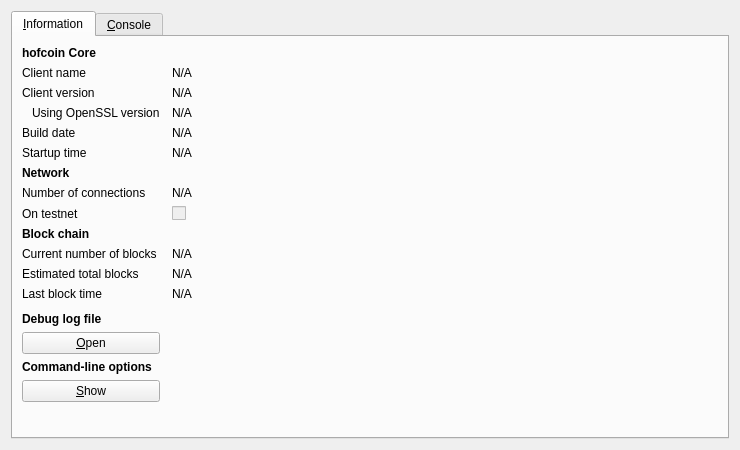
<?xml version="1.0" encoding="UTF-8"?>
<ui version="4.0">
 <class>RPCConsole</class>
 <widget class="QDialog" name="RPCConsole">
  <property name="geometry">
   <rect>
    <x>0</x>
    <y>0</y>
    <width>740</width>
    <height>450</height>
   </rect>
  </property>
  <property name="windowTitle">
   <string>hofcoin - Debug window</string>
  </property>
  <layout class="QVBoxLayout" name="verticalLayout_2">
   <item>
    <widget class="QTabWidget" name="tabWidget">
     <property name="currentIndex">
      <number>0</number>
     </property>
     <widget class="QWidget" name="tab_info">
      <attribute name="title">
       <string>&amp;Information</string>
      </attribute>
      <layout class="QGridLayout" name="gridLayout" columnstretch="0,1">
       <property name="horizontalSpacing">
        <number>12</number>
       </property>
       <item row="0" column="0">
        <widget class="QLabel" name="label_9">
         <property name="font">
          <font>
           <weight>75</weight>
           <bold>true</bold>
          </font>
         </property>
         <property name="text">
          <string>hofcoin Core</string>
         </property>
        </widget>
       </item>
       <item row="1" column="0">
        <widget class="QLabel" name="label_5">
         <property name="text">
          <string>Client name</string>
         </property>
        </widget>
       </item>
       <item row="1" column="1">
        <widget class="QLabel" name="clientName">
         <property name="cursor">
          <cursorShape>IBeamCursor</cursorShape>
         </property>
         <property name="text">
          <string>N/A</string>
         </property>
         <property name="textFormat">
          <enum>Qt::PlainText</enum>
         </property>
         <property name="textInteractionFlags">
          <set>Qt::LinksAccessibleByMouse|Qt::TextSelectableByKeyboard|Qt::TextSelectableByMouse</set>
         </property>
        </widget>
       </item>
       <item row="2" column="0">
        <widget class="QLabel" name="label_6">
         <property name="text">
          <string>Client version</string>
         </property>
        </widget>
       </item>
       <item row="2" column="1">
        <widget class="QLabel" name="clientVersion">
         <property name="cursor">
          <cursorShape>IBeamCursor</cursorShape>
         </property>
         <property name="text">
          <string>N/A</string>
         </property>
         <property name="textFormat">
          <enum>Qt::PlainText</enum>
         </property>
         <property name="textInteractionFlags">
          <set>Qt::LinksAccessibleByMouse|Qt::TextSelectableByKeyboard|Qt::TextSelectableByMouse</set>
         </property>
        </widget>
       </item>
       <item row="3" column="0">
        <widget class="QLabel" name="label_14">
         <property name="text">
          <string>Using OpenSSL version</string>
         </property>
         <property name="indent">
          <number>10</number>
         </property>
        </widget>
       </item>
       <item row="3" column="1">
        <widget class="QLabel" name="openSSLVersion">
         <property name="cursor">
          <cursorShape>IBeamCursor</cursorShape>
         </property>
         <property name="text">
          <string>N/A</string>
         </property>
         <property name="textFormat">
          <enum>Qt::PlainText</enum>
         </property>
         <property name="textInteractionFlags">
          <set>Qt::LinksAccessibleByMouse|Qt::TextSelectableByKeyboard|Qt::TextSelectableByMouse</set>
         </property>
        </widget>
       </item>
       <item row="4" column="0">
        <widget class="QLabel" name="label_12">
         <property name="text">
          <string>Build date</string>
         </property>
        </widget>
       </item>
       <item row="4" column="1">
        <widget class="QLabel" name="buildDate">
         <property name="cursor">
          <cursorShape>IBeamCursor</cursorShape>
         </property>
         <property name="text">
          <string>N/A</string>
         </property>
         <property name="textFormat">
          <enum>Qt::PlainText</enum>
         </property>
         <property name="textInteractionFlags">
          <set>Qt::LinksAccessibleByMouse|Qt::TextSelectableByKeyboard|Qt::TextSelectableByMouse</set>
         </property>
        </widget>
       </item>
       <item row="5" column="0">
        <widget class="QLabel" name="label_13">
         <property name="text">
          <string>Startup time</string>
         </property>
        </widget>
       </item>
       <item row="5" column="1">
        <widget class="QLabel" name="startupTime">
         <property name="cursor">
          <cursorShape>IBeamCursor</cursorShape>
         </property>
         <property name="text">
          <string>N/A</string>
         </property>
         <property name="textFormat">
          <enum>Qt::PlainText</enum>
         </property>
         <property name="textInteractionFlags">
          <set>Qt::LinksAccessibleByMouse|Qt::TextSelectableByKeyboard|Qt::TextSelectableByMouse</set>
         </property>
        </widget>
       </item>
       <item row="6" column="0">
        <widget class="QLabel" name="label_11">
         <property name="font">
          <font>
           <weight>75</weight>
           <bold>true</bold>
          </font>
         </property>
         <property name="text">
          <string>Network</string>
         </property>
        </widget>
       </item>
       <item row="7" column="0">
        <widget class="QLabel" name="label_7">
         <property name="text">
          <string>Number of connections</string>
         </property>
        </widget>
       </item>
       <item row="7" column="1">
        <widget class="QLabel" name="numberOfConnections">
         <property name="cursor">
          <cursorShape>IBeamCursor</cursorShape>
         </property>
         <property name="text">
          <string>N/A</string>
         </property>
         <property name="textFormat">
          <enum>Qt::PlainText</enum>
         </property>
         <property name="textInteractionFlags">
          <set>Qt::LinksAccessibleByMouse|Qt::TextSelectableByKeyboard|Qt::TextSelectableByMouse</set>
         </property>
        </widget>
       </item>
       <item row="8" column="0">
        <widget class="QLabel" name="label_8">
         <property name="text">
          <string>On testnet</string>
         </property>
        </widget>
       </item>
       <item row="8" column="1">
        <widget class="QCheckBox" name="isTestNet">
         <property name="enabled">
          <bool>false</bool>
         </property>
         <property name="text">
          <string/>
         </property>
        </widget>
       </item>
       <item row="9" column="0">
        <widget class="QLabel" name="label_10">
         <property name="font">
          <font>
           <weight>75</weight>
           <bold>true</bold>
          </font>
         </property>
         <property name="text">
          <string>Block chain</string>
         </property>
        </widget>
       </item>
       <item row="10" column="0">
        <widget class="QLabel" name="label_3">
         <property name="text">
          <string>Current number of blocks</string>
         </property>
        </widget>
       </item>
       <item row="10" column="1">
        <widget class="QLabel" name="numberOfBlocks">
         <property name="cursor">
          <cursorShape>IBeamCursor</cursorShape>
         </property>
         <property name="text">
          <string>N/A</string>
         </property>
         <property name="textFormat">
          <enum>Qt::PlainText</enum>
         </property>
         <property name="textInteractionFlags">
          <set>Qt::LinksAccessibleByMouse|Qt::TextSelectableByKeyboard|Qt::TextSelectableByMouse</set>
         </property>
        </widget>
       </item>
       <item row="11" column="0">
        <widget class="QLabel" name="label_4">
         <property name="text">
          <string>Estimated total blocks</string>
         </property>
        </widget>
       </item>
       <item row="11" column="1">
        <widget class="QLabel" name="totalBlocks">
         <property name="cursor">
          <cursorShape>IBeamCursor</cursorShape>
         </property>
         <property name="text">
          <string>N/A</string>
         </property>
         <property name="textFormat">
          <enum>Qt::PlainText</enum>
         </property>
         <property name="textInteractionFlags">
          <set>Qt::LinksAccessibleByMouse|Qt::TextSelectableByKeyboard|Qt::TextSelectableByMouse</set>
         </property>
        </widget>
       </item>
       <item row="12" column="0">
        <widget class="QLabel" name="label_2">
         <property name="text">
          <string>Last block time</string>
         </property>
        </widget>
       </item>
       <item row="12" column="1">
        <widget class="QLabel" name="lastBlockTime">
         <property name="cursor">
          <cursorShape>IBeamCursor</cursorShape>
         </property>
         <property name="text">
          <string>N/A</string>
         </property>
         <property name="textFormat">
          <enum>Qt::PlainText</enum>
         </property>
         <property name="textInteractionFlags">
          <set>Qt::LinksAccessibleByMouse|Qt::TextSelectableByKeyboard|Qt::TextSelectableByMouse</set>
         </property>
        </widget>
       </item>
       <item row="13" column="0">
        <spacer name="verticalSpacer_2">
         <property name="orientation">
          <enum>Qt::Vertical</enum>
         </property>
         <property name="sizeHint" stdset="0">
          <size>
           <width>20</width>
           <height>20</height>
          </size>
         </property>
        </spacer>
       </item>
       <item row="14" column="0">
        <widget class="QLabel" name="labelDebugLogfile">
         <property name="font">
          <font>
           <weight>75</weight>
           <bold>true</bold>
          </font>
         </property>
         <property name="text">
          <string>Debug log file</string>
         </property>
        </widget>
       </item>
       <item row="15" column="0">
        <widget class="QPushButton" name="openDebugLogfileButton">
         <property name="toolTip">
          <string>Open the hofcoin debug log file from the current data directory. This can take a few seconds for large log files.</string>
         </property>
         <property name="text">
          <string>&amp;Open</string>
         </property>
         <property name="autoDefault">
          <bool>false</bool>
         </property>
        </widget>
       </item>
       <item row="16" column="0">
        <widget class="QLabel" name="labelCLOptions">
         <property name="font">
          <font>
           <weight>75</weight>
           <bold>true</bold>
          </font>
         </property>
         <property name="text">
          <string>Command-line options</string>
         </property>
        </widget>
       </item>
       <item row="17" column="0">
        <widget class="QPushButton" name="showCLOptionsButton">
         <property name="toolTip">
          <string>Show the hofcoin-Qt help message to get a list with possible hofcoin command-line options.</string>
         </property>
         <property name="text">
          <string>&amp;Show</string>
         </property>
         <property name="autoDefault">
          <bool>false</bool>
         </property>
        </widget>
       </item>
       <item row="18" column="0">
        <spacer name="verticalSpacer">
         <property name="orientation">
          <enum>Qt::Vertical</enum>
         </property>
         <property name="sizeHint" stdset="0">
          <size>
           <width>20</width>
           <height>40</height>
          </size>
         </property>
        </spacer>
       </item>
      </layout>
     </widget>
     <widget class="QWidget" name="tab_console">
      <attribute name="title">
       <string>&amp;Console</string>
      </attribute>
      <layout class="QVBoxLayout" name="verticalLayout_3">
       <property name="spacing">
        <number>3</number>
       </property>
       <item>
        <widget class="QTextEdit" name="messagesWidget">
         <property name="minimumSize">
          <size>
           <width>0</width>
           <height>100</height>
          </size>
         </property>
         <property name="readOnly">
          <bool>true</bool>
         </property>
         <property name="tabKeyNavigation" stdset="0">
          <bool>false</bool>
         </property>
         <property name="columnCount" stdset="0">
          <number>2</number>
         </property>
        </widget>
       </item>
       <item>
        <layout class="QHBoxLayout" name="horizontalLayout">
         <property name="spacing">
          <number>3</number>
         </property>
         <item>
          <widget class="QLabel" name="label">
           <property name="text">
            <string notr="true">&gt;</string>
           </property>
          </widget>
         </item>
         <item>
          <widget class="QLineEdit" name="lineEdit"/>
         </item>
         <item>
          <widget class="QPushButton" name="clearButton">
           <property name="maximumSize">
            <size>
             <width>24</width>
             <height>24</height>
            </size>
           </property>
           <property name="toolTip">
            <string>Clear console</string>
           </property>
           <property name="text">
            <string/>
           </property>
           <property name="icon">
            <iconset resource="../bitcoin.qrc">
             <normaloff>:/icons/remove</normaloff>:/icons/remove</iconset>
           </property>
           <property name="shortcut">
            <string notr="true">Ctrl+L</string>
           </property>
           <property name="autoDefault">
            <bool>false</bool>
           </property>
          </widget>
         </item>
        </layout>
       </item>
      </layout>
     </widget>
    </widget>
   </item>
  </layout>
 </widget>
 <resources>
  <include location="../bitcoin.qrc"/>
 </resources>
 <connections/>
</ui>
